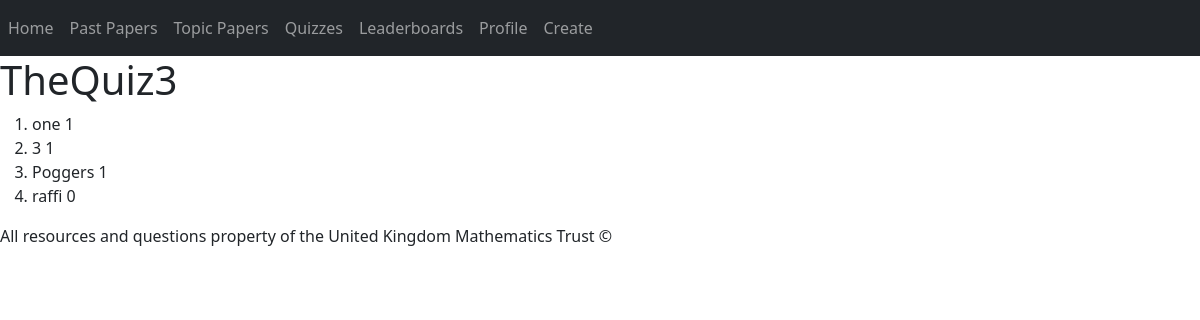
/lead3, run on the app's committed database.
### question/models.py (models this page shows, shortened)
class Quiz(models.Model):
    QuizName = models.CharField(max_length=50)
    average = models.IntegerField()
    totalScore = models.IntegerField()
    totalAttempts = models.IntegerField()

class Scores(models.Model):
    quiz = models.ForeignKey(Quiz, on_delete=models.CASCADE, related_name="quiz")
    user = models.ForeignKey(User, on_delete=models.CASCADE, related_name="users")
    score = models.IntegerField()

class User(AbstractUser):
    ansRecord = models.CharField(max_length=500)
    tickRecord = models.CharField(max_length=500)

### question/views.py (the view, shortened to what this page needs)
# urls.py: path("lead<int:quiz_id>",views.lead,name="lead"),
def lead(request, quiz_id):
    q = Quiz.objects.get(id=quiz_id)
    people=[]
    best=[]
    flag = True
    i=0
    while flag == True and i < len(Scores.objects.filter(quiz=q)):
        top = Scores.objects.filter(quiz=q).order_by("-score")[i]
        person = top.user
        i+=1
        if person in people:            #checks if the user of this score is already in list
            if i < len(Scores.objects.filter(quiz=q)):
                top = Scores.objects.filter(quiz=q).order_by("-score")[i]
            else:
                flag=False
        else:
            people.append(person)
            best.append(top)
        if len(best) >= 10:
            flag = False
    if request.user not in people:
        for i in range(len(Scores.objects.filter(quiz=q))):
            x = Scores.objects.filter(quiz=q).order_by("-score")[i]
    return render(request, "question/lead.html",{
        "lead": best,
        "quiz": q,
    })

### question/templates/question/lead.html (shortened to what this page needs)
{% extends 'question/layout.html' %}
{% block body %}
<h1>{{ quiz.QuizName }}</h1>
<ol>
    {% for each in lead %}
        <li>{{ each.user }} {{ each.score }}</li>
    {% endfor %}
</ol>
{% endblock %}

### data on the page
Quiz: QuizName "TheQuiz3"
Scores: user "one", score "1"
Scores: user "3", score "1"
Scores: user "Poggers", score "1"
Scores: user "raffi", score "0"
